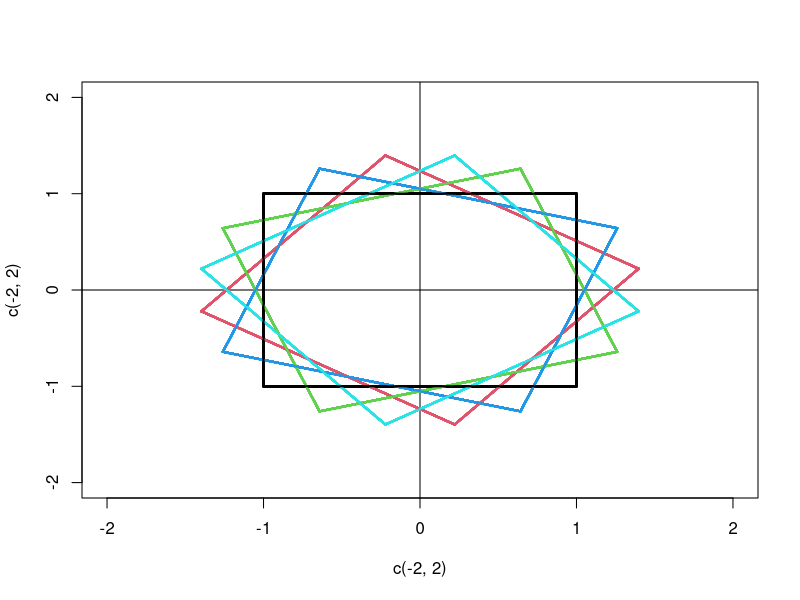
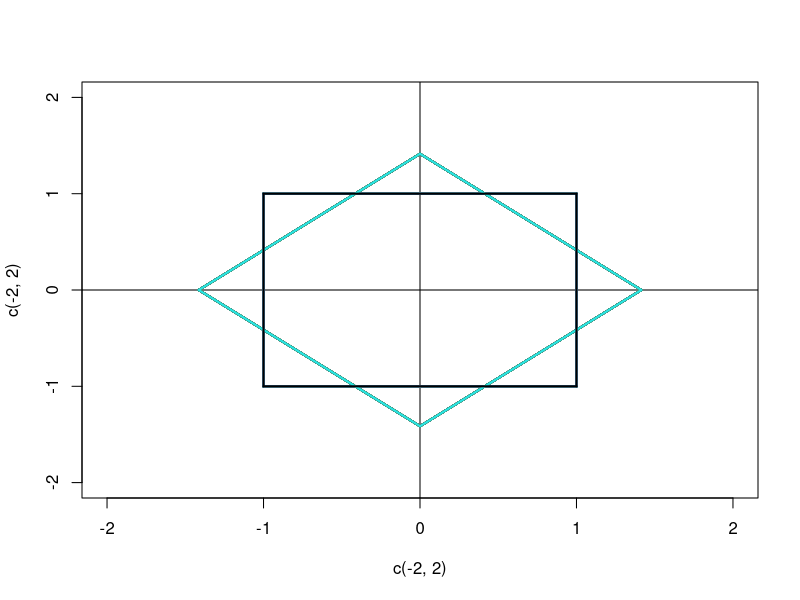
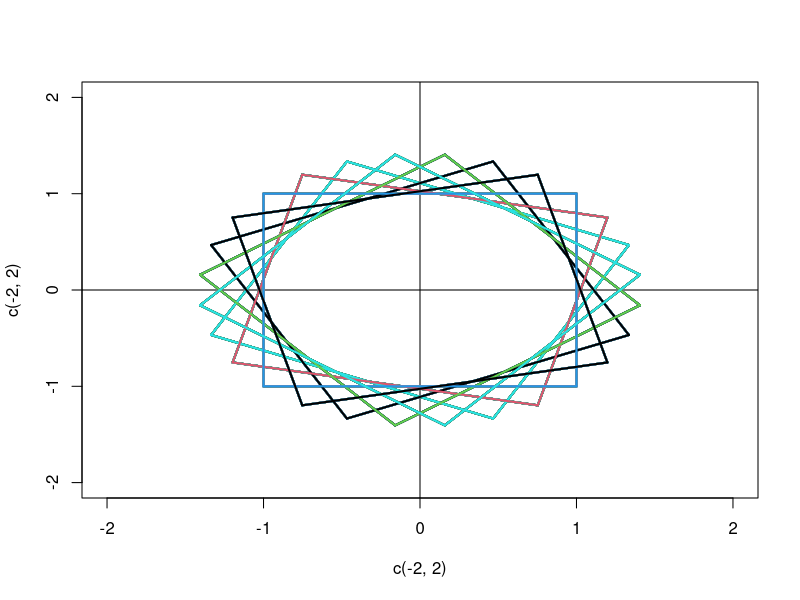
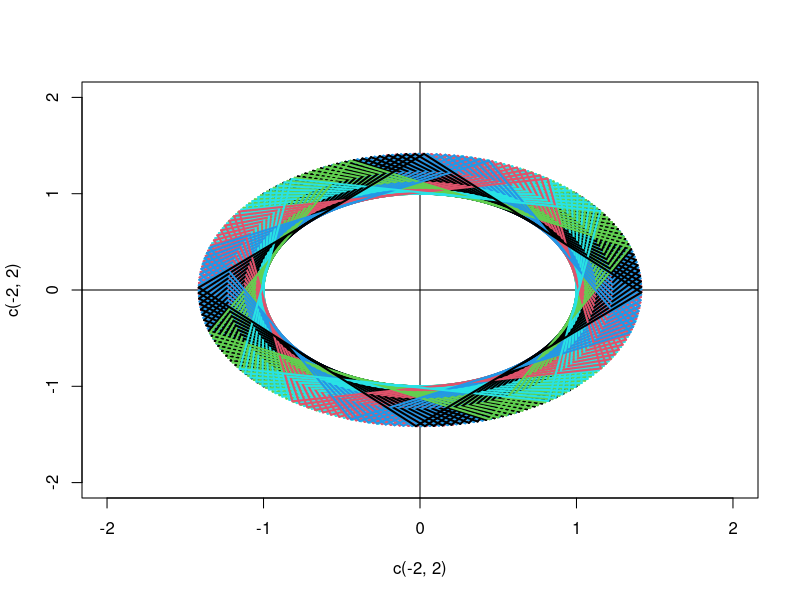

R code for these plots, in order:
x <- 1
y <- 1

###### sample codes, set theta as you wish. ######
theta <- 2/5
n <- 100
plot(c(-2,2),c(-2,2),type="n")
abline(v=0)
abline(h=0)

for(i in 0:n) {
  angle <- complex(real = cos(2*pi*theta*i), 
                   imaginary = sin(2*pi*theta*i))
  point <- complex(real = x, imaginary = y)
  point0 <- point * angle
  x1 <- Re(point0)
  y1 <- Im(point0)
  segments(x1,y1,-y1,x1,col=(i %% 5)+1,lwd = 2)
  segments(-y1,x1,-x1,-y1,col=(i %% 5)+1,lwd = 2)
  segments(-x1,-y1,y1,-x1,col=(i %% 5)+1,lwd = 2)
  segments(y1,-x1,x1,y1,col=(i %% 5)+1,lwd = 2)
}

###### (a), (b) and (c) ######
theta.seq <- c(1/8, 1/7, exp(0.5))
n <- 100
for(ind in 1:3) {
  theta <- theta.seq[ind]
  fig.url <- paste("../Figures/1.9.7.", 
                   letters[ind], ".pdf", sep = "")
  cairo_pdf(fig.url)
  plot(c(-2,2),c(-2,2),type="n")
  abline(v=0)
  abline(h=0)
  for(i in 0:n) {
    angle <- complex(real = cos(2*pi*theta*i), 
                     imaginary = sin(2*pi*theta*i))
    point <- complex(real = x, imaginary = y)
    point0 <- point * angle
    x1 <- Re(point0)
    y1 <- Im(point0)
    segments(x1,y1,-y1,x1,col=(i %% 5)+1,lwd = 2)
    segments(-y1,x1,-x1,-y1,col=(i %% 5)+1,lwd = 2)
    segments(-x1,-y1,y1,-x1,col=(i %% 5)+1,lwd = 2)
    segments(y1,-x1,x1,y1,col=(i %% 5)+1,lwd = 2)
  }
  dev.off()
}

